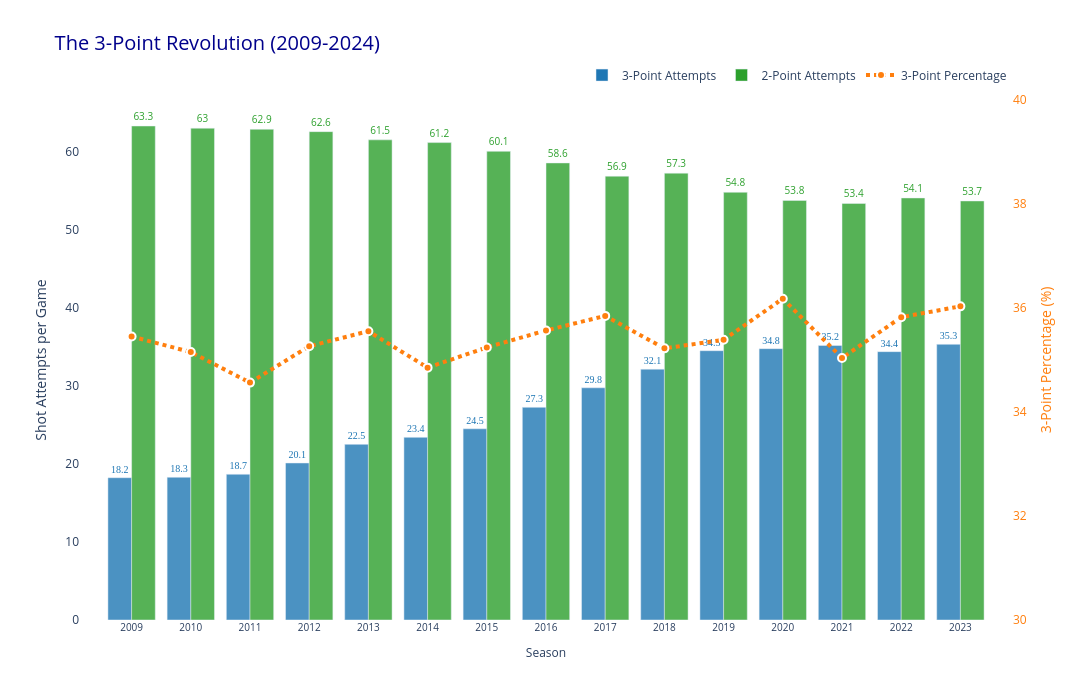

The code cell stored with this chart in its notebook:
### Code cell
# **Visualization 1G: The 3-Point Revolution - CORRECTED FINAL VERSION (2009-2024)**
# Fixed the syntax error with proper yaxis2 title formatting

import plotly.graph_objects as go

if not games_df.empty:
    # Process the data to create season_3pt_evolution
    print("Processing 3-point evolution data from games_df...")
    
    # Filter data for 2009-2024 (extended 3-point era)
    modern_games = games_df[games_df['YEAR'] >= 2009].copy()
    
    # Calculate 2-point attempts (FGA - FG3A)
    modern_games['FG2A'] = modern_games['FGA'] - modern_games['FG3A']
    
    # Calculate league-wide averages per season
    season_3pt_evolution = modern_games.groupby('YEAR').agg({
        'FG3A': 'mean',      # 3-point attempts per game
        'FG2A': 'mean',      # 2-point attempts per game  
        'FG3_PCT': 'mean',   # 3-point percentage
        # 'YEAR': 'first'      # Get the year for sorting
    }).reset_index()
    
    # Sort by year
    season_3pt_evolution = season_3pt_evolution.sort_values('YEAR')
    
    print(f"Data prepared for {len(season_3pt_evolution)} seasons (2009-2024)")
    print(f"Season range: {season_3pt_evolution['YEAR'].iloc[0]} to {season_3pt_evolution['YEAR'].iloc[-1]}")
    
    # Create the corrected final combined bar and line chart
    fig = go.Figure()
    
    # Add 3-point attempts as bars with value labels
    fig.add_trace(go.Bar(
        x=season_3pt_evolution['YEAR'],
        y=season_3pt_evolution['FG3A'],
        name='3-Point Attempts',
        marker=dict(color='#1f77b4', opacity=0.8),
        offsetgroup=1,
        text=season_3pt_evolution['FG3A'].round(1),
        textposition='outside',
        textfont=dict(size=10, color='#1f77b4', family='Arial Black'),
        hovertemplate='<b>%{x}</b><br>' +
                      '3PT Attempts: %{y:.1f}<br>' +
                      '<extra></extra>'
    ))
    
    # Add 2-point attempts as bars (side-by-side) with value labels
    fig.add_trace(go.Bar(
        x=season_3pt_evolution['YEAR'],
        y=season_3pt_evolution['FG2A'],
        name='2-Point Attempts',
        marker=dict(color='#2ca02c', opacity=0.8),
        offsetgroup=2,
        text=season_3pt_evolution['FG2A'].round(1),
        textposition='outside',
        textfont=dict(size=10, color='#2ca02c'),
        hovertemplate='<b>%{x}</b><br>' +
                      '2PT Attempts: %{y:.1f}<br>' +
                      '<extra></extra>'
    ))
    
    # Add 3-point percentage as a dotted line (NO value annotations)
    fig.add_trace(go.Scatter(
        x=season_3pt_evolution['YEAR'],
        y=season_3pt_evolution['FG3_PCT'] * 100,
        mode='lines+markers',
        name='3-Point Percentage',
        line=dict(color='#ff7f0e', width=4, dash='dot'),
        marker=dict(size=8, color='#ff7f0e', line=dict(width=2, color='white')),
        yaxis='y2',
        hovertemplate='<b>%{x}</b><br>' +
                      '3PT%: %{y:.1f}%<br>' +
                      '<extra></extra>'
    ))

    # Update layout with CORRECTED syntax
    fig.update_layout(
        title={
            'text': 'The 3-Point Revolution (2009-2024)',
            'x': 0.05,
            'font': {'size': 20, 'color': 'darkblue'}
        },
        xaxis_title='Season',
        yaxis_title='Shot Attempts per Game',
        yaxis2=dict(
            title=dict(
                text='3-Point Percentage (%)',
                font=dict(color='#ff7f0e')
            ),
            overlaying='y',
            side='right',
            range=[30, 40],
            tickfont=dict(color='#ff7f0e')
        ),
        width=1500,
        height=700,
        showlegend=True,
        legend=dict(
            orientation="h",
            yanchor="bottom",
            y=1.02,
            xanchor="right",
            x=1
        ),
        plot_bgcolor='white',
        paper_bgcolor='white'
    )

    # ADD X-AXIS FORMATTING TO SHOW EVERY YEAR - NO GRID LINES
    fig.update_xaxes(
        showgrid=False,  # CHANGED: False instead of True
        tickmode='linear',
        dtick=1,
        tickfont=dict(size=10),
        title_font=dict(size=12)
    )

    fig.update_yaxes(
        showgrid=False  # CHANGED: False instead of True
    )

    # Add dramatic growth annotations
    first_season = season_3pt_evolution.iloc[0]
    last_season = season_3pt_evolution.iloc[-1]
    growth_3pt = ((last_season['FG3A'] - first_season['FG3A']) / first_season['FG3A']) * 100
    decline_2pt = ((last_season['FG2A'] - first_season['FG2A']) / first_season['FG2A']) * 100
    
    # Add growth annotation for 3PT bars (Blue color)
    # fig.add_annotation(
    #     x=last_season['YEAR'],
    #     y=last_season['FG3A'] - 10,
    #     text=f"<b>+{growth_3pt:.0f}%</b><br>GROWTH",
    #     showarrow=False,
    #     font=dict(size=14, color="#1f77b4", family="Arial Black"),
    #     bgcolor="rgba(255,255,255,0.95)",
    #     bordercolor="#1f77b4",
    #     borderwidth=2
    # )
    
    # # Add decline annotation for 2PT bars
    # fig.add_annotation(
    #     x=last_season['YEAR'],
    #     y=last_season['FG2A'] - 7,
    #     text=f"<b>{decline_2pt:.0f}%</b><br>DECLINE",
    #     showarrow=False,
    #     font=dict(size=14, color="green", family="Arial Black"),
    #     bgcolor="rgba(255,255,255,0.95)",
    #     bordercolor="green",
    #     borderwidth=2
    # )
    
    # Add crossover point annotation
    crossover_year = None
    for _, row in season_3pt_evolution.iterrows():
        if row['FG3A'] > row['FG2A']:
            crossover_year = row['YEAR']
            break
    
    if crossover_year:
        fig.add_annotation(
            x=crossover_year, 
            y=season_3pt_evolution[season_3pt_evolution['YEAR'] == crossover_year]['FG3A'].iloc[0],
            text="<b>REVOLUTION BEGINS</b><br>3PT > 2PT",
            showarrow=True,
            arrowhead=2,
            arrowcolor="purple",
            font=dict(size=12, color="purple", family="Arial Black"),
            bgcolor="rgba(255,255,255,0.9)",
            bordercolor="purple",
            borderwidth=2
        )

    fig.show()

    print("CORRECTED FINAL VERSION - Extended to 2009-2024:")
    print("✅ 1. Line changed to dotted with no value annotations")
    print("✅ 2. Right axis title and values colored orange (matching line) - FIXED SYNTAX")
    print("✅ 3. Growth annotation changed to blue (matching 3PT bars)")
    print("✅ 4. Removed stable efficiency annotation (was blocking graph)")
    print("✅ 5. Subtitle split into 2 lines for better readability")
    print("✅ 6. Changed title to 'Shot Selection Transformation'")
    print("✅ 7. Data processing added to use games_df directly")
    print("✅ 8. Extended timeframe from 2014-2024 to 2009-2024")
    print("✅ 9. Added x-axis formatting to show every year")
    print("✅ 10. Removed grid lines for cleaner look")  # NEW
    
    print(f"\nShot Attempts Revolution (2009-2024):")
    print(f"- 3PT Attempts: {first_season['FG3A']:.1f} → {last_season['FG3A']:.1f} (+{growth_3pt:.0f}%)")
    print(f"- 2PT Attempts: {first_season['FG2A']:.1f} → {last_season['FG2A']:.1f} ({decline_2pt:.0f}%)")
    
    print(f"\nEfficiency Analysis:")
    print(f"- 3PT Percentage: {first_season['FG3_PCT']:.1%} → {last_season['FG3_PCT']:.1%} ({last_season['FG3_PCT'] - first_season['FG3_PCT']:+.1%})")
    
    print(f"\nKey Insights:")
    print("- Bars show the dramatic shift in shot selection (volume revolution)")
    print("- Dotted line shows efficiency remained stable (quality maintained)")
    print("- This combination tells the complete story of the 3-point revolution")
    print("- Extended timeframe shows the full evolution from 2009-2024")
    if crossover_year:
        print(f"- The revolution began in {crossover_year} when 3PT attempts exceeded 2PT attempts")

else:
    print("No games data available for corrected final chart analysis")

### Figure 1 — Plotly figure (JSON) as saved in the notebook; plotly's stock layout.template omitted (floating-point values rounded to 4 significant figures)
{"data": [{"hovertemplate": "<b>%{x}</b><br>3PT Attempts: %{y:.1f}<br><extra></extra>", "marker": {"color": "#1f77b4", "opacity": 0.8}, "name": "3-Point Attempts", "offsetgroup": "1", "text": [18.2, 18.3, 18.7, 20.1, 22.5, 23.4, 24.5, 27.3, 29.8, 32.1, 34.5, 34.8, 35.2, 34.4, 35.3], "textfont": {"color": "#1f77b4", "family": "Arial Black", "size": 10}, "textposition": "outside", "type": "bar", "x": [2009, 2010, 2011, 2012, 2013, 2014, 2015, 2016, 2017, 2018, 2019, 2020, 2021, 2022, 2023], "y": [18.23, 18.29, 18.67, 20.12, 22.51, 23.4, 24.5, 27.26, 29.76, 32.15, 34.51, 34.77, 35.18, 34.39, 35.33]}, {"hovertemplate": "<b>%{x}</b><br>2PT Attempts: %{y:.1f}<br><extra></extra>", "marker": {"color": "#2ca02c", "opacity": 0.8}, "name": "2-Point Attempts", "offsetgroup": "2", "text": [63.3, 63.0, 62.9, 62.6, 61.5, 61.2, 60.1, 58.6, 56.9, 57.3, 54.8, 53.8, 53.4, 54.1, 53.7], "textfont": {"color": "#2ca02c", "size": 10}, "textposition": "outside", "type": "bar", "x": [2009, 2010, 2011, 2012, 2013, 2014, 2015, 2016, 2017, 2018, 2019, 2020, 2021, 2022, 2023], "y": [63.3, 63.02, 62.88, 62.58, 61.52, 61.18, 60.06, 58.57, 56.87, 57.26, 54.81, 53.76, 53.38, 54.08, 53.7]}, {"hovertemplate": "<b>%{x}</b><br>3PT%: %{y:.1f}%<br><extra></extra>", "line": {"color": "#ff7f0e", "dash": "dot", "width": 4}, "marker": {"color": "#ff7f0e", "line": {"color": "white", "width": 2}, "size": 8}, "mode": "lines+markers", "name": "3-Point Percentage", "type": "scatter", "x": [2009, 2010, 2011, 2012, 2013, 2014, 2015, 2016, 2017, 2018, 2019, 2020, 2021, 2022, 2023], "y": [35.45, 35.15, 34.57, 35.27, 35.55, 34.85, 35.24, 35.57, 35.85, 35.22, 35.39, 36.18, 35.04, 35.82, 36.03], "yaxis": "y2"}], "layout": {"height": 700, "legend": {"orientation": "h", "x": 1, "xanchor": "right", "y": 1.02, "yanchor": "bottom"}, "paper_bgcolor": "white", "plot_bgcolor": "white", "showlegend": true, "title": {"font": {"color": "darkblue", "size": 20}, "text": "The 3-Point Revolution (2009-2024)", "x": 0.05}, "width": 1500, "xaxis": {"dtick": 1, "showgrid": false, "tickfont": {"size": 10}, "tickmode": "linear", "title": {"font": {"size": 12}, "text": "Season"}}, "yaxis": {"showgrid": false, "title": {"text": "Shot Attempts per Game"}}, "yaxis2": {"overlaying": "y", "range": [30, 40], "showgrid": false, "side": "right", "tickfont": {"color": "#ff7f0e"}, "title": {"font": {"color": "#ff7f0e"}, "text": "3-Point Percentage (%)"}}}}
